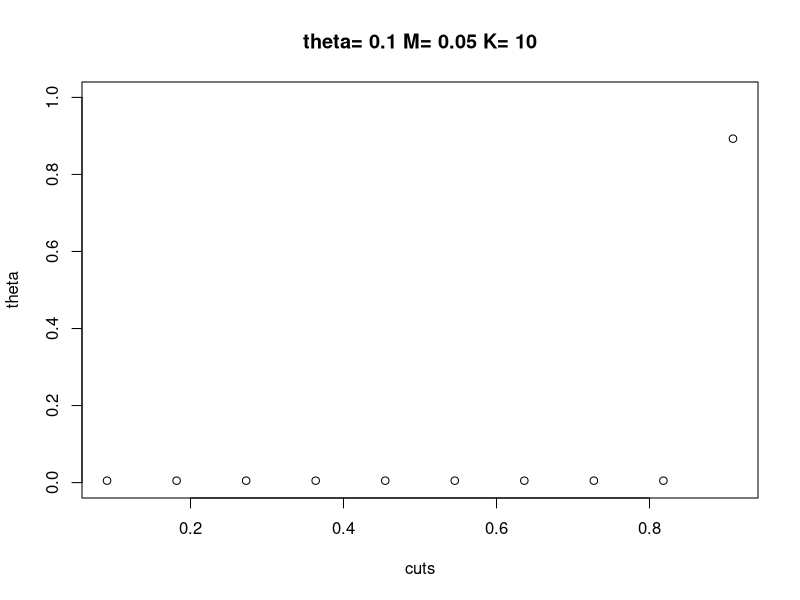
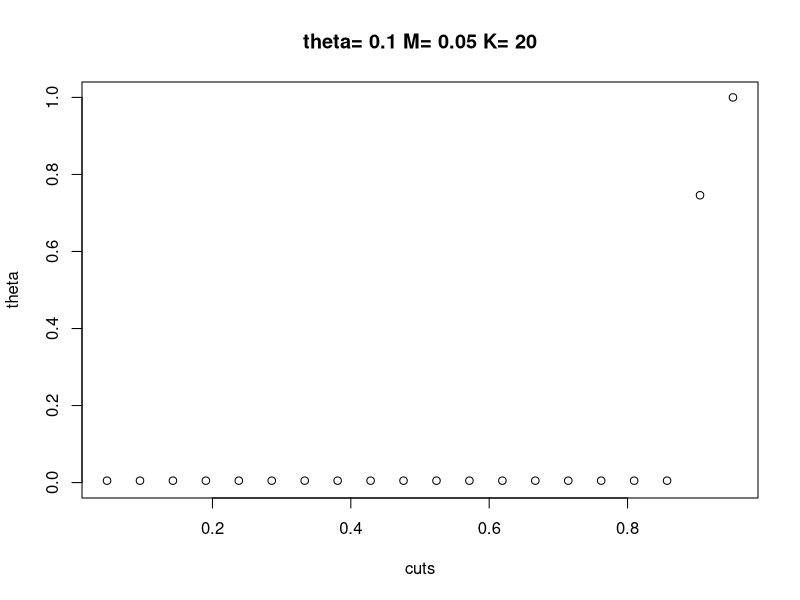
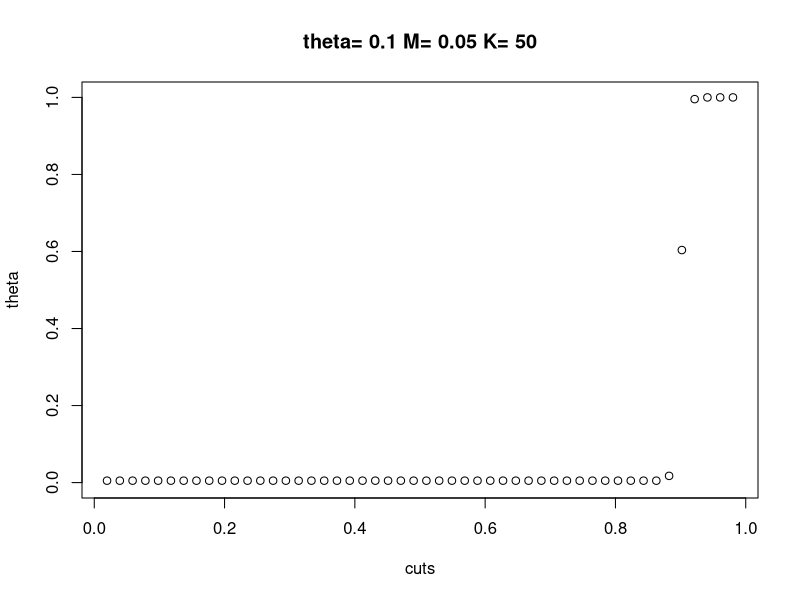
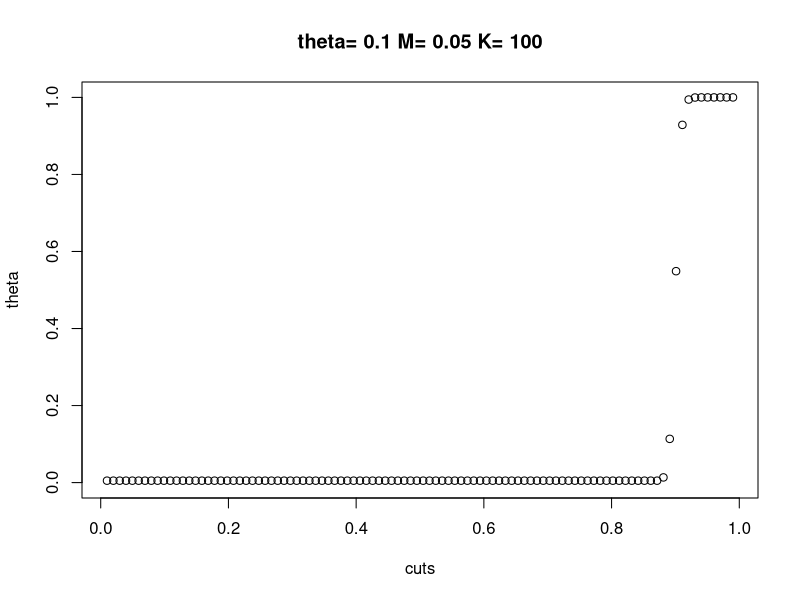
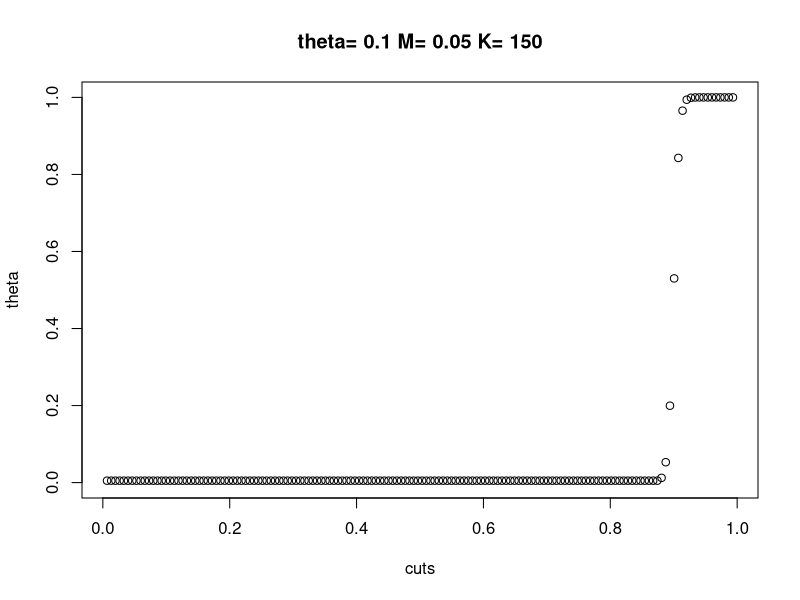
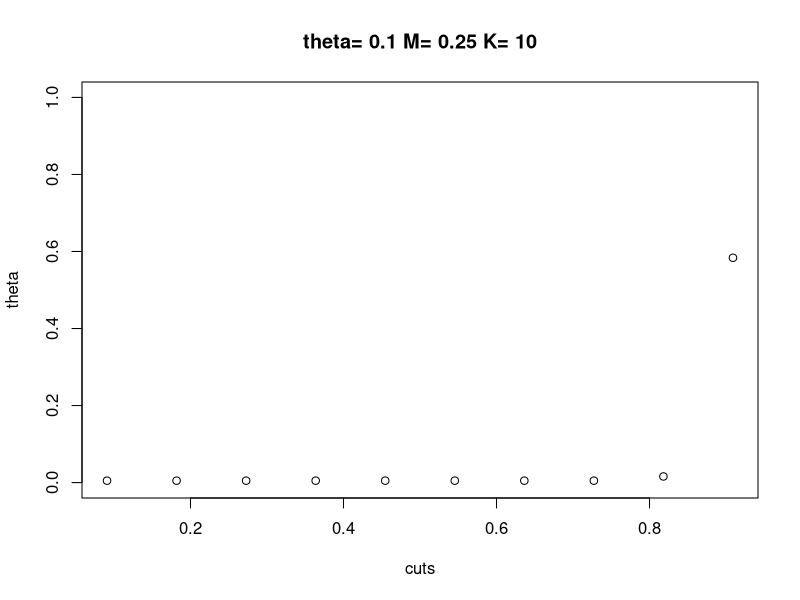
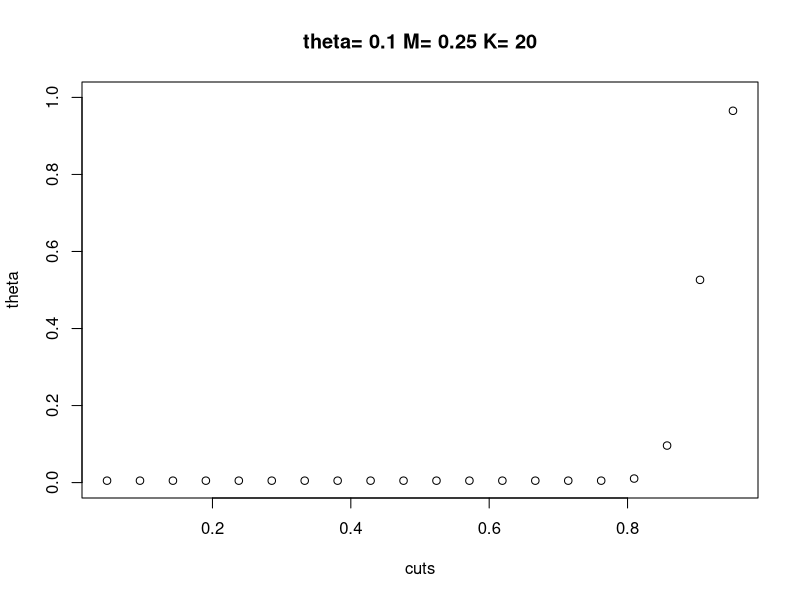
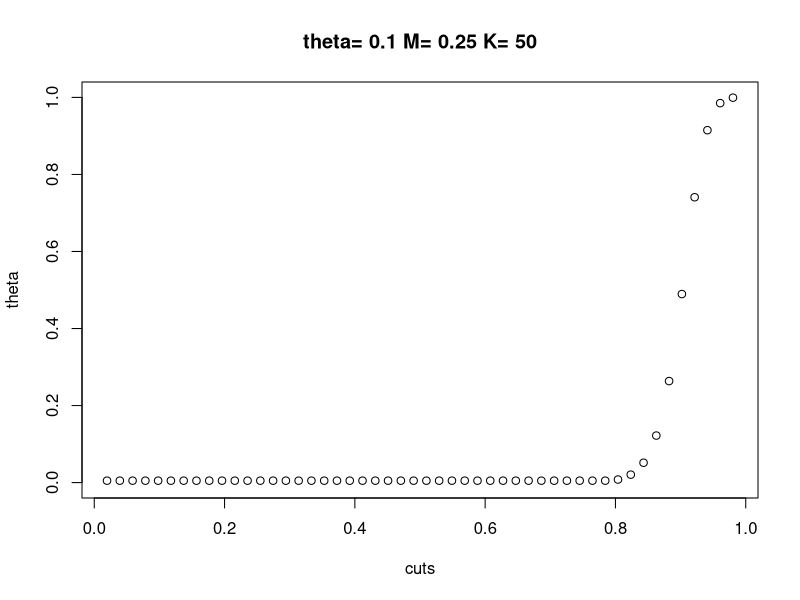

These charts were generated, in order, by the following R code:
theta_bar_vector=c(0.1,0.2,0.3,0.4,0.5)
M_vector=c(0.05,0.25,0.5,1,1.5,2,5,10,25,10000)
K_vector=c(10,20,50,100,150)
  for(i1 in 1:length(theta_bar_vector)){
    for(i2 in 1:length(M_vector)){
      for(i3 in 1:length(K_vector)){
        places=4
        R=200
        theta_bar=theta_bar_vector[i1]
        
        
        M=M_vector[i2]
        alpha=theta_bar*M
        beta=M*(1-theta_bar)
        K=K_vector[i3]
        cuts=1:K/(K+1)
        theta=qbeta(cuts,alpha,beta)
        delta=0.005
        theta[which(theta<delta)]=delta
        plot(cuts,theta,main=paste("theta=",theta_bar,"M=",M,"K=",K),ylim=c(0,1))
      }
    }
  }



# theme -------------------------------------------------------------------

# sectionII ---------------------------------------------------------------


